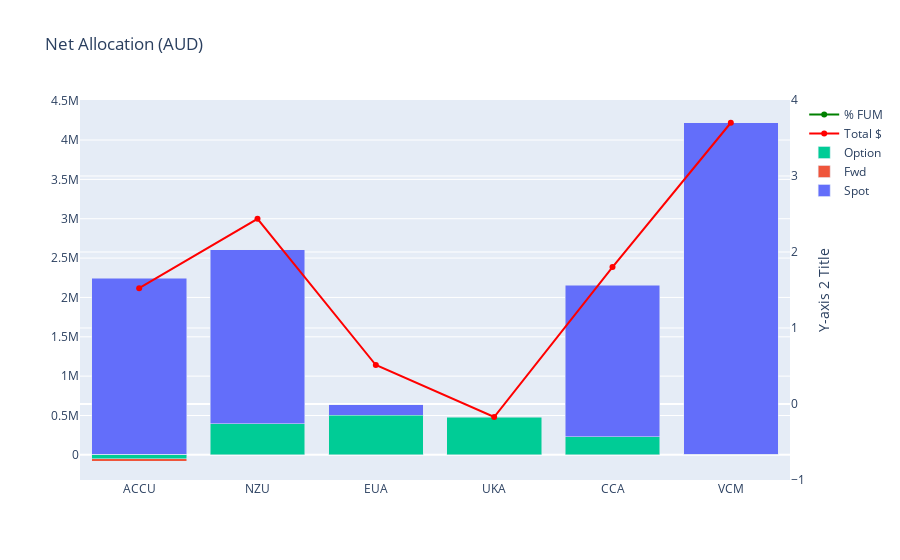

Notebook source saved alongside this figure:
### Code cell
# Make a bar chart of the current allocation for each mkt at the current price
eua_allocation = Position_Reporting(positions, 'EUA', current_date).current_values()
nzu_allocation = Position_Reporting(positions, 'NZU', current_date).current_values()
accu_allocation = Position_Reporting(positions, 'ACCU', current_date).current_values()
uka_allocation = Position_Reporting(positions, 'UKA', current_date).current_values()
cca_allocation = Position_Reporting(positions, 'CCA', current_date).current_values()
vcm_allocation = Position_Reporting(positions, 'VCM', current_date).current_values()

allocation_frame = pd.DataFrame()
#allocation_frame['Type'] = ['Spot','Fwd','Option']
allocation_frame['ACCU'] = accu_allocation
allocation_frame['NZU'] = nzu_allocation
allocation_frame['EUA'] = eua_allocation
allocation_frame['UKA'] = uka_allocation
allocation_frame['CCA'] = cca_allocation
allocation_frame['VCM'] = vcm_allocation

allocation_frame = allocation_frame.append(allocation_frame.sum(), ignore_index=True)
allocation_frame['Type'] = ['Spot','Fwd','Option','Total']
allocation_frame = allocation_frame.set_index('Type')

allocation_frame = allocation_frame.T

mkt_allocation = list(allocation_frame.Total)
mkt_allocation = [round(i/FUM,2) for i in mkt_allocation]

fig = go.Figure()
for i in list(allocation_frame)[:-1]:
    fig.add_trace(go.Bar(x=allocation_frame.index, y=allocation_frame[i], name=i, base=0))
fig.add_trace(go.Scatter(x=allocation_frame.index, y=allocation_frame.Total, name='Total $', line=dict(color='red')))

fig.add_trace(go.Scatter(x=allocation_frame.index, y=mkt_allocation, name='% FUM', line=dict(color='green'), yaxis='y2'))

# Add the second y-axis
fig.update_layout(
    yaxis2=dict(
        title='Y-axis 2 Title',
        overlaying='y',
        side='right'
    )
)

fig.update_layout(barmode='stack', title='Net Allocation (AUD)')
fig.show()

### Figure 1 — Plotly figure (JSON) as saved in the notebook; plotly's stock layout.template omitted (floating-point values rounded to 4 significant figures)
{"data": [{"base": 0, "name": "Spot", "type": "bar", "x": ["ACCU", "NZU", "EUA", "UKA", "CCA", "VCM"], "y": [2245505, 2602917, 637133, 0, 2154790, 4219560]}, {"base": 0, "name": "Fwd", "type": "bar", "x": ["ACCU", "NZU", "EUA", "UKA", "CCA", "VCM"], "y": [-78157, 0, 0, 0, 0, 0]}, {"base": 0, "name": "Option", "type": "bar", "x": ["ACCU", "NZU", "EUA", "UKA", "CCA", "VCM"], "y": [-49094, 395466, 504296, 480921, 231528, 0]}, {"line": {"color": "red"}, "name": "Total $", "type": "scatter", "x": ["ACCU", "NZU", "EUA", "UKA", "CCA", "VCM"], "y": [2118254, 2998383, 1141429, 480921, 2386318, 4219560]}, {"line": {"color": "green"}, "name": "% FUM", "type": "scatter", "x": ["ACCU", "NZU", "EUA", "UKA", "CCA", "VCM"], "y": [null, null, null, null, null, null], "yaxis": "y2"}], "layout": {"barmode": "stack", "title": {"text": "Net Allocation (AUD)"}, "yaxis2": {"overlaying": "y", "side": "right", "title": {"text": "Y-axis 2 Title"}}}}
